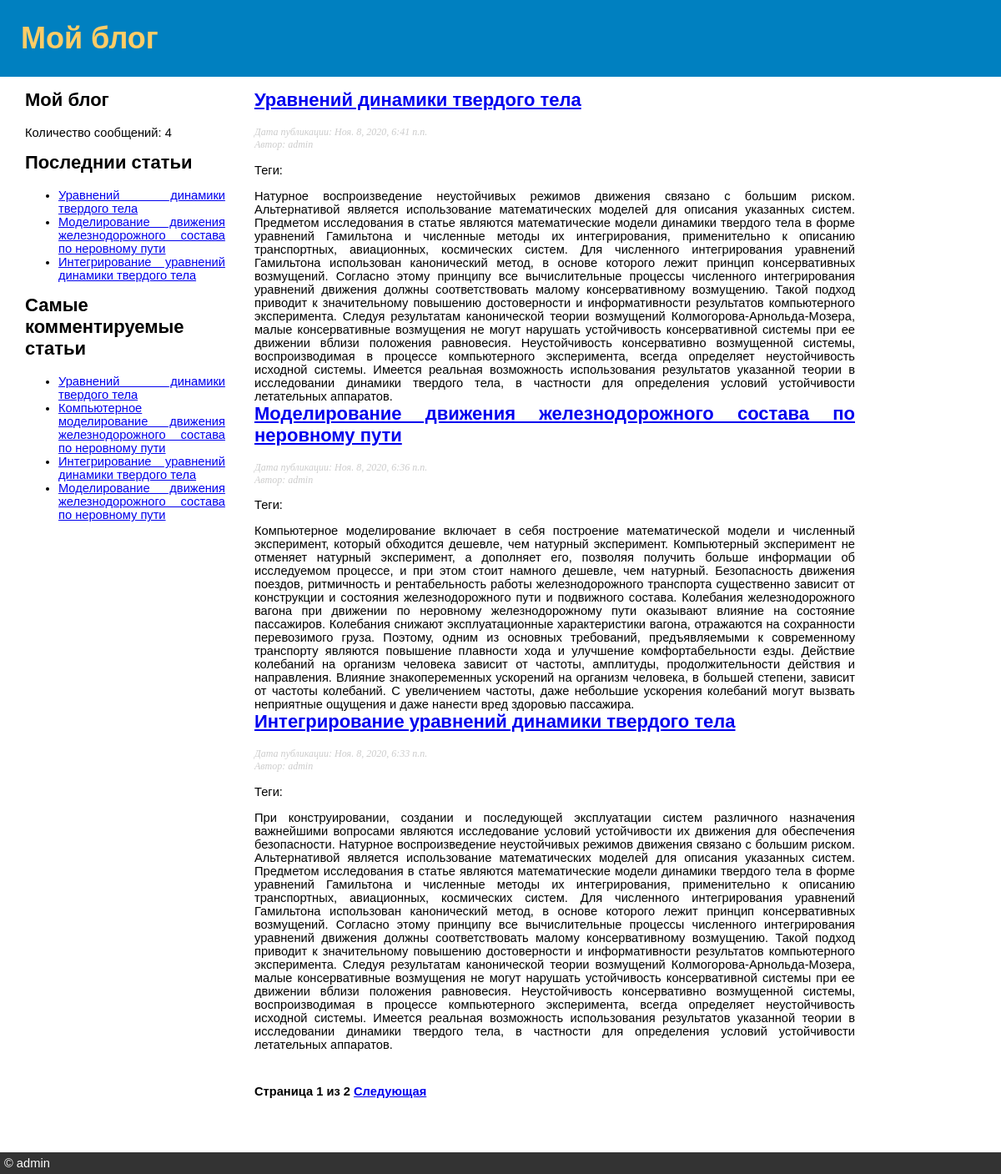
The app's page /, older data.
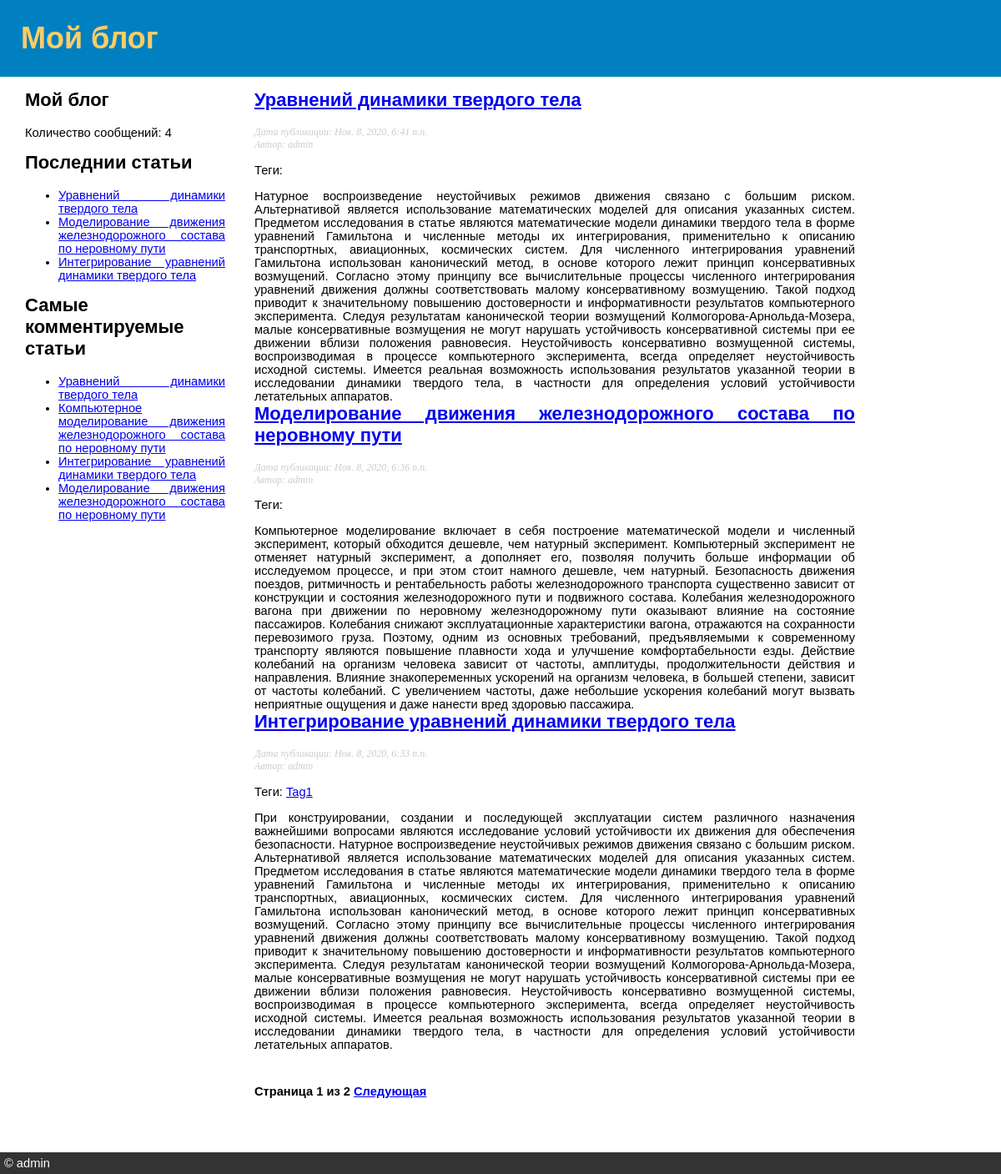
The same page, newer data.
### blog/models.py (models this page shows, shortened)
class Post(models.Model):
    STATUS_CHOICES = (('draft', 'Черновик'), ('published', 'Опубликовано'))
    title = models.CharField(verbose_name='Заголовок', max_length=250)
    slug = models.SlugField(verbose_name='URL', max_length=250,
                            unique_for_date='date_published')
    author = models.ForeignKey(User, verbose_name='Автор',
                                     on_delete=models.CASCADE,
                                     related_name='blog_posts')
    body = RichTextUploadingField(verbose_name='Содержание статьи')
    date_published = models.DateTimeField('Дата публикации статьи', default=timezone.now)
    created = models.DateTimeField(verbose_name='Дата создания статьи', auto_now_add=True)
    updated = models.DateTimeField(auto_now=True)
    status = models.CharField(verbose_name='Статус', max_length=10, choices=STATUS_CHOICES, default='draft')
    objects = models.Manager()
    published = PublishedManager()
    tags = TaggableManager()
    class Meta:
        ordering = ('-date_published',)
        verbose_name = 'статью'
        verbose_name_plural = 'Статьи'
    def get_absolute_url(self):
        return reverse('blog:post_detail', args=[self.date_published.year, self.date_published.month, self.date_published.day, self.slug])

### blog/views.py (the view)
# urls.py: path('', views.post_list, name='post_list'),
def post_list(request, tag_slug=None):
    object_list = Post.published.all()
    tag = None
    if tag_slug:
        tag = get_object_or_404(Tag, slug=tag_slug)
        object_list = object_list.filter(tags__in=[tag])
    paginator = Paginator(object_list, 3)
    page = request.GET.get('page')
    try:
        posts = paginator.page(page)
    except PageNotAnInteger:
        posts = paginator.page(1)
    except EmptyPage:
        posts = paginator.page(paginator.num_pages)
    return render(request, 'blog/post/list.html', {'page': page, 'posts': posts, 'tag': tag} )

### blog/models.py (called while the page is built)
    def get_queryset(self):
        return super(PublishedManager, self).get_queryset()\
                                            .filter(status='published')

### blog/templatetags/blog_tags.py (called while the page is built)
@register.simple_tag(name='total_posts')
def total_posts():
    return Post.published.count()

@register.simple_tag(name='get_most_commmented_posts')
def get_most_commmented_posts(count=5):
    return Post.published.annotate(total_comments=Count('comments')).\
                                   order_by('-total_comments')[:count]

@register.inclusion_tag('blog/post/latest_posts.html')
def show_latest_posts(count=5):
    latest_posts = Post.published.order_by('-date_published')[:count]
    return {'latest_posts': latest_posts}

### blog/templates/blog/post/list.html (shortened to what this page needs)
{% extends 'blog/base.html' %}
{% block content %}
    {% for post in posts %}
        <h2>
            <a href="{{ post.get_absolute_url }}">{{ post.title }}</a>
        </h2>
        <p class="date">
            Дата публикации: {{ post.date_published }} <br>
            Автор: {{ post.author }}
        </p>
        <p class="tags">
            Теги:
            {% for tag in post.tags.all %}
                <a href="{% url "blog:post_list_by_tag" tag.slug %}">{{ tag.name }}</a>
            {% endfor %}
        </p>
        {{ post.body|truncatewords_html:200|safe }}
    {% endfor %}
    {% include "pagination.html" with page=posts %}
{% endblock content %}

### blog/templates/blog/base.html (shortened to what this page needs)
{% load blog_tags %}
{% load static %}
<!DOCTYPE html>
<html>
<head>
  <link href="{% static 'css/blog.css' %}" rel="stylesheet">
</head>
 <body>
  <div id="header"><h1>Мой блог</h1></div>
  <div id="sidebar">
    <h2>Мой блог</h2>
    <p>Количество сообщений: {% total_posts %}</p>
    <h2>Последнии статьи</h2>
    {% show_latest_posts 3 %}
    <h2>Самые комментируемые статьи</h2>
    {% get_most_commmented_posts as most_commmented_posts %}
    <ul>
      {% for post in most_commmented_posts %}
        <li>
          <a href="{{ post.get_absolute_url }}">{{ post.title }}</a>
        </li>
      {% endfor %}
    </ul>
  </div>
  <div id="content">
    {% block content %}
    {% endblock content%}
  </div>
  <div id="footer">&copy; admin</div>
 </body>
</html>

### blog/templates/blog/post/latest_posts.html
<ul>
    {% for post in latest_posts %}
        <li>
            <a href="{{ post.get_absolute_url }}">{{ post.title }}</a>
        </li>
    {% endfor %}
</ul>

Row changes from the older to the newer data that the page shows:
added Tag: name "Tag1", shown under Post "Интегрирование уравнений динамики твердого тела"
